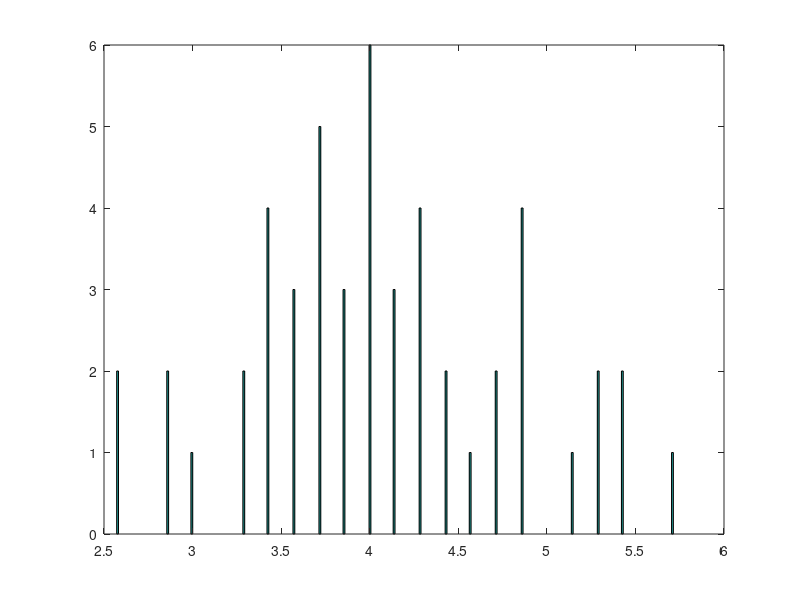

Source code (MATLAB):
% 1.
% log L = -l * n + (Sum x_i) log l - Sum log (x_i!)
% d log L / d l = -n + (Sum x_i) / l = 0 
% QED

% 2.

M = 50;
n = 7;
lambda = 4;
S = [];

for sample=1:M
    for i=1:n
        S(sample, i) = poissrnd(lambda);
    end
end

S = S';

mu_lambda = sum(S)/n;
mu_lambda_avg = sum(mu_lambda)/M
hist(mu_lambda, 300);
